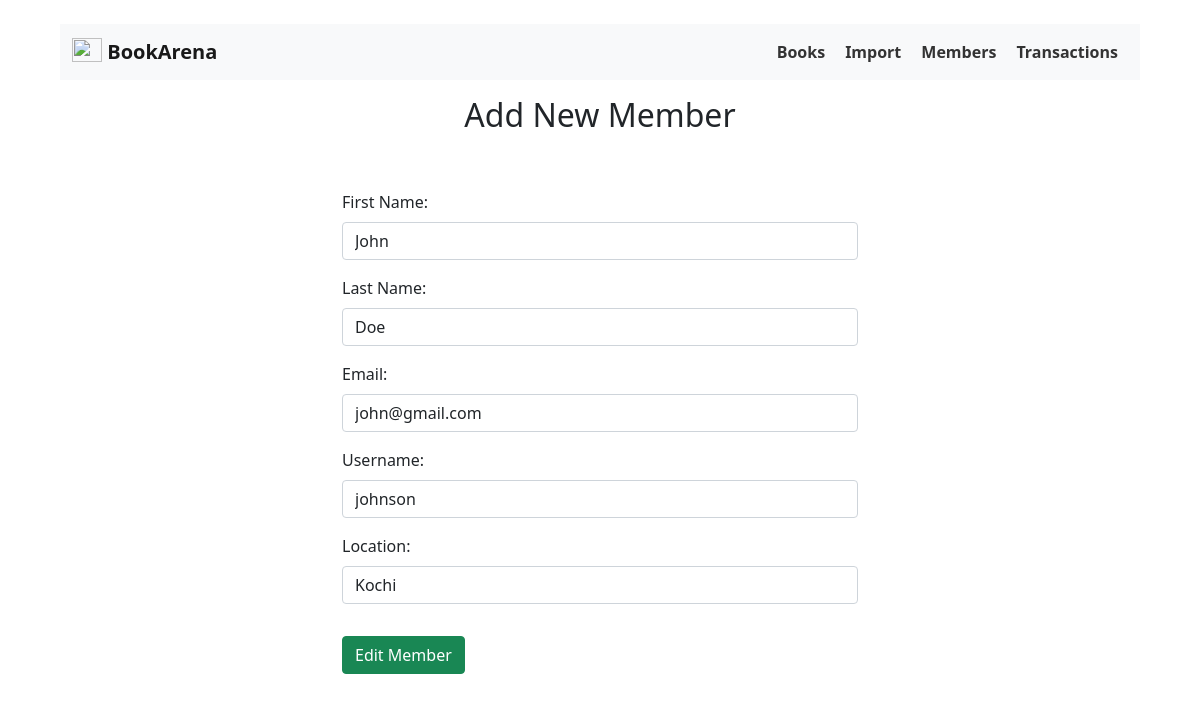
Page /members/edit/1 on the earlier database version.
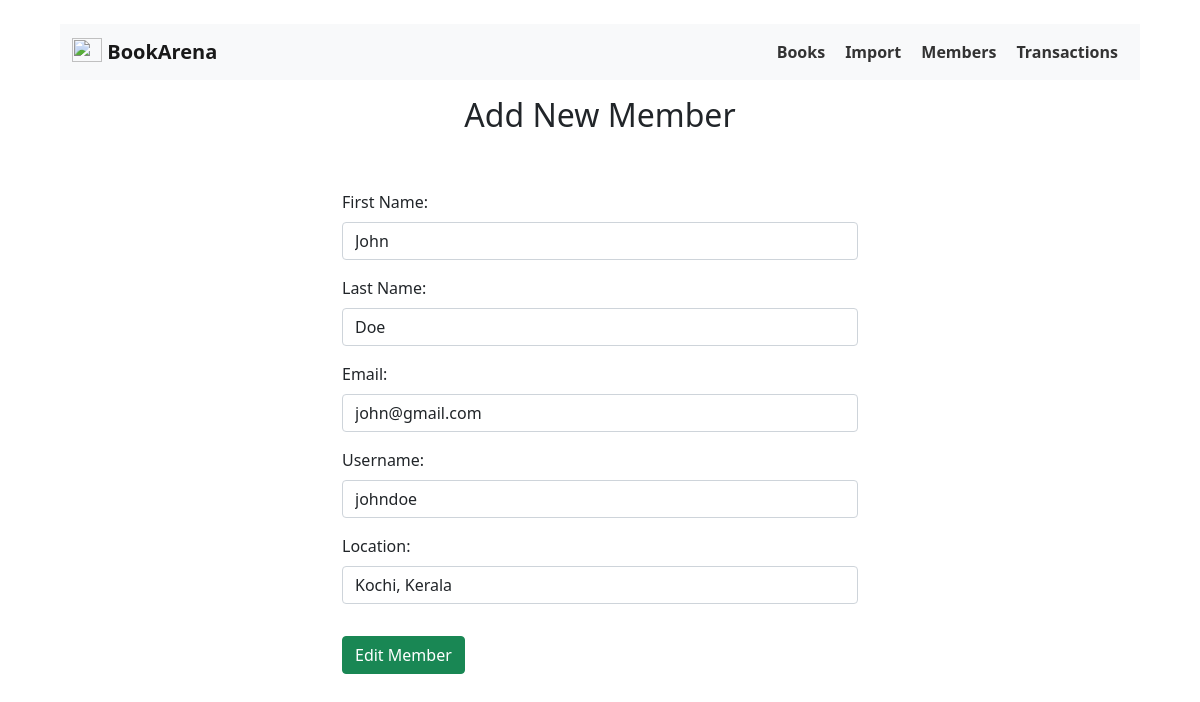
Same page on the later database version.
### app/model/Member.py (models this page shows)
class Member(db.Model):
    __tablename__ = "members"
    id = db.Column(db.Integer, primary_key=True)
    username = db.Column(db.String, unique=True, nullable=False)
    first_name = db.Column(db.String(30), nullable=False)
    last_name = db.Column(db.String(30), nullable=False)
    email = db.Column(db.String)
    location = db.Column(db.String)
    date_added = db.Column(db.DateTime, default=datetime.utcnow())
    date_updated = db.Column(db.DateTime, default=datetime.utcnow())
    transactions = relationship("Transaction", back_populates="member")

### app/routes/member_routes.py (the view)
@app.route("/members/edit/<int:id>", methods=["GET", "POST"])
def editMember(id):
    selectedMember = Member.query.get_or_404(id)
    if request.method == "POST":
        try:
            selectedMember.first_name = request.form.get("first_name")
            selectedMember.last_name = request.form.get("last_name")
            selectedMember.email = request.form.get("email")
            selectedMember.language = request.form.get("language", "English")
            selectedMember.username = request.form.get(
                "username",
            )
            selectedMember.location = request.form.get("location")
            selectedMember.date_updated = datetime.utcnow()
            db.session.commit()
            flash("Member Updated successfully!")
        except:
            flash("Error in updating member details. Check server logs!", "error")
        return redirect(url_for("members"))
    else:
        return render_template("members/form.html", member=selectedMember, route="edit")

### app/templates/members/form.html
{% extends 'base.html' %}
{% block body %}
<div class="container">
  <h2 class="text-center mt-2">Add New Member</h2>
  <div class="row justify-content-center">
    <div class="col-lg-6">
      <div class="addmember mt-5">
        <form action="/members/{{ route }}/{{ member.id }}" method="POST">
          <div class="mb-3">
            <label for="first_name" class="form-label">First Name:</label>
            <input value="{{ member.first_name or 'John' }}" type="text" class="form-control" name="first_name"
              id="first_name" placeholder="eg: John">
          </div>
          <div class="mb-3">
            <label for="last_name" class="form-label">Last Name:</label>
            <input value="{{ member.last_name or 'Doe' }}" type="text" class="form-control" name="last_name"
              id="last_name" placeholder="eg: Doe">
          </div>
          <div class="mb-3">
            <label for="email" class="form-label">Email:</label>
            <input value="{{ member.email or 'john@gmail.com' }}" required type="text" class="form-control" name="email"
              id="email" placeholder="eg: john@gmail.com">
          </div>
          <div class="mb-3">
            <label for="username" class="form-label">Username:</label>
            <input value="{{ member.username or '' }}" required type="text" class="form-control" name="username"
              id="username" placeholder="eg: johndoe">
          </div>
          <div class="mb-3">
            <label for="location" class="form-label">Location:</label>
            <input value="{{ member.location or 'Kochi, Kerala' }}" type="text" class="form-control" name="location"
              id="location" placeholder="eg: Kochi, Kerala">
          </div>
          <button class="btn btn-success mt-3" type="submit">
            {% if route == "edit" %}
            Edit
            {% else %}
            Add
            {% endif %}
            Member
          </button>
        </form>
      </div>
    </div>
  </div>
</div>
{% endblock %}

Differences in the rows shown:
changed Member "John": username "johnson" → "johndoe"; location "Kochi" → "Kochi, Kerala"
